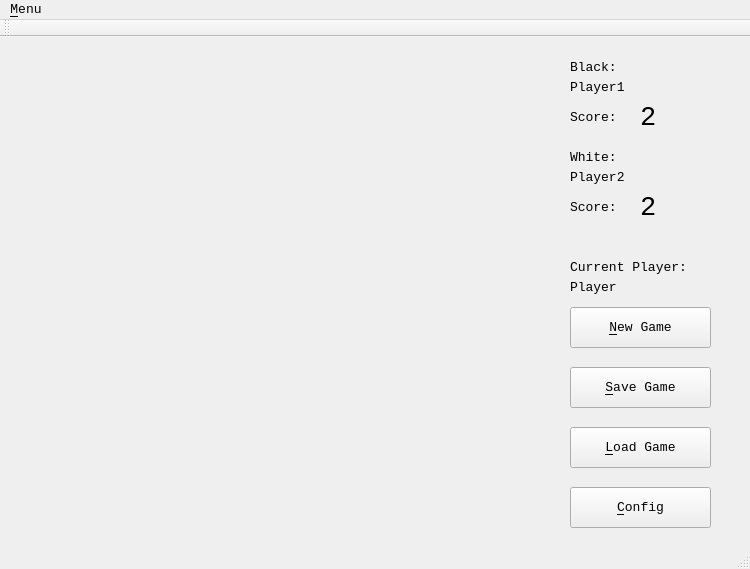
<?xml version="1.0" encoding="UTF-8"?>
<ui version="4.0">
 <class>MainWindow</class>
 <widget class="QMainWindow" name="MainWindow">
  <property name="geometry">
   <rect>
    <x>0</x>
    <y>0</y>
    <width>750</width>
    <height>569</height>
   </rect>
  </property>
  <property name="sizePolicy">
   <sizepolicy hsizetype="Fixed" vsizetype="Fixed">
    <horstretch>0</horstretch>
    <verstretch>0</verstretch>
   </sizepolicy>
  </property>
  <property name="minimumSize">
   <size>
    <width>750</width>
    <height>569</height>
   </size>
  </property>
  <property name="maximumSize">
   <size>
    <width>750</width>
    <height>569</height>
   </size>
  </property>
  <property name="font">
   <font>
    <family>Consolas</family>
    <pointsize>10</pointsize>
   </font>
  </property>
  <property name="windowTitle">
   <string>Ataxx</string>
  </property>
  <widget class="QWidget" name="centralWidget">
   <widget class="Ataxx" name="ataxxWidget" native="true">
    <property name="geometry">
     <rect>
      <x>20</x>
      <y>20</y>
      <width>511</width>
      <height>481</height>
     </rect>
    </property>
   </widget>
   <widget class="QPushButton" name="newGameButton">
    <property name="geometry">
     <rect>
      <x>570</x>
      <y>270</y>
      <width>141</width>
      <height>41</height>
     </rect>
    </property>
    <property name="font">
     <font>
      <family>Consolas</family>
      <pointsize>10</pointsize>
     </font>
    </property>
    <property name="text">
     <string>&amp;New Game</string>
    </property>
   </widget>
   <widget class="QPushButton" name="loadGameButton">
    <property name="geometry">
     <rect>
      <x>570</x>
      <y>390</y>
      <width>141</width>
      <height>41</height>
     </rect>
    </property>
    <property name="font">
     <font>
      <family>Consolas</family>
      <pointsize>10</pointsize>
     </font>
    </property>
    <property name="text">
     <string>&amp;Load Game</string>
    </property>
   </widget>
   <widget class="QPushButton" name="saveGameButton">
    <property name="geometry">
     <rect>
      <x>570</x>
      <y>330</y>
      <width>141</width>
      <height>41</height>
     </rect>
    </property>
    <property name="font">
     <font>
      <family>Consolas</family>
      <pointsize>10</pointsize>
     </font>
    </property>
    <property name="text">
     <string>&amp;Save Game</string>
    </property>
   </widget>
   <widget class="QPushButton" name="configButton">
    <property name="geometry">
     <rect>
      <x>570</x>
      <y>450</y>
      <width>141</width>
      <height>41</height>
     </rect>
    </property>
    <property name="font">
     <font>
      <family>Consolas</family>
      <pointsize>10</pointsize>
     </font>
    </property>
    <property name="text">
     <string>&amp;Config</string>
    </property>
   </widget>
   <widget class="QLabel" name="player1Label">
    <property name="geometry">
     <rect>
      <x>570</x>
      <y>20</y>
      <width>81</width>
      <height>21</height>
     </rect>
    </property>
    <property name="font">
     <font>
      <family>Consolas</family>
      <pointsize>10</pointsize>
     </font>
    </property>
    <property name="text">
     <string>Black: </string>
    </property>
   </widget>
   <widget class="QLabel" name="player2Label">
    <property name="geometry">
     <rect>
      <x>570</x>
      <y>110</y>
      <width>81</width>
      <height>21</height>
     </rect>
    </property>
    <property name="font">
     <font>
      <family>Consolas</family>
      <pointsize>10</pointsize>
     </font>
    </property>
    <property name="text">
     <string>White:  </string>
    </property>
   </widget>
   <widget class="QLabel" name="player1NameLabel">
    <property name="geometry">
     <rect>
      <x>570</x>
      <y>40</y>
      <width>131</width>
      <height>21</height>
     </rect>
    </property>
    <property name="text">
     <string>Player1</string>
    </property>
   </widget>
   <widget class="QLabel" name="player2NameLabel">
    <property name="geometry">
     <rect>
      <x>570</x>
      <y>130</y>
      <width>131</width>
      <height>21</height>
     </rect>
    </property>
    <property name="text">
     <string>Player2</string>
    </property>
   </widget>
   <widget class="QLabel" name="currPlayerLabel">
    <property name="geometry">
     <rect>
      <x>570</x>
      <y>220</y>
      <width>141</width>
      <height>21</height>
     </rect>
    </property>
    <property name="text">
     <string>Current Player:</string>
    </property>
   </widget>
   <widget class="QLabel" name="currPlayerNameLabel">
    <property name="geometry">
     <rect>
      <x>570</x>
      <y>240</y>
      <width>131</width>
      <height>21</height>
     </rect>
    </property>
    <property name="text">
     <string>Player</string>
    </property>
   </widget>
   <widget class="QLabel" name="player1ScoreLabel">
    <property name="geometry">
     <rect>
      <x>570</x>
      <y>70</y>
      <width>72</width>
      <height>21</height>
     </rect>
    </property>
    <property name="text">
     <string>Score:</string>
    </property>
   </widget>
   <widget class="QLabel" name="player2ScoreLabel">
    <property name="geometry">
     <rect>
      <x>570</x>
      <y>160</y>
      <width>72</width>
      <height>21</height>
     </rect>
    </property>
    <property name="text">
     <string>Score:</string>
    </property>
   </widget>
   <widget class="QLabel" name="player1ScoreValue">
    <property name="geometry">
     <rect>
      <x>640</x>
      <y>60</y>
      <width>72</width>
      <height>41</height>
     </rect>
    </property>
    <property name="font">
     <font>
      <family>Consolas</family>
      <pointsize>20</pointsize>
     </font>
    </property>
    <property name="text">
     <string>2</string>
    </property>
   </widget>
   <widget class="QLabel" name="player2ScoreValue">
    <property name="geometry">
     <rect>
      <x>640</x>
      <y>150</y>
      <width>61</width>
      <height>41</height>
     </rect>
    </property>
    <property name="font">
     <font>
      <pointsize>20</pointsize>
     </font>
    </property>
    <property name="text">
     <string>2</string>
    </property>
   </widget>
  </widget>
  <widget class="QMenuBar" name="menuBar">
   <property name="geometry">
    <rect>
     <x>0</x>
     <y>0</y>
     <width>750</width>
     <height>25</height>
    </rect>
   </property>
   <widget class="QMenu" name="menu_File">
    <property name="title">
     <string>&amp;Menu</string>
    </property>
    <widget class="QMenu" name="menu_Get_Hint">
     <property name="title">
      <string>&amp;Get Hint</string>
     </property>
     <addaction name="actionPlayer_1"/>
     <addaction name="actionPlayer_2"/>
    </widget>
    <addaction name="actionNewGame"/>
    <addaction name="actionSaveGame"/>
    <addaction name="actionLoadLastSave"/>
    <addaction name="separator"/>
    <addaction name="menu_Get_Hint"/>
    <addaction name="actionConfig"/>
    <addaction name="separator"/>
    <addaction name="actionAbout"/>
    <addaction name="actionQuit"/>
   </widget>
   <addaction name="menu_File"/>
  </widget>
  <widget class="QToolBar" name="mainToolBar">
   <attribute name="toolBarArea">
    <enum>TopToolBarArea</enum>
   </attribute>
   <attribute name="toolBarBreak">
    <bool>false</bool>
   </attribute>
  </widget>
  <widget class="QStatusBar" name="statusBar"/>
  <action name="actionNewGame">
   <property name="text">
    <string>&amp;New Game</string>
   </property>
   <property name="toolTip">
    <string>Start New Game</string>
   </property>
   <property name="shortcut">
    <string>Ctrl+N</string>
   </property>
  </action>
  <action name="actionLoadLastSave">
   <property name="text">
    <string>&amp;Load Last Save</string>
   </property>
   <property name="shortcut">
    <string>Ctrl+L</string>
   </property>
  </action>
  <action name="actionQuit">
   <property name="text">
    <string>&amp;Quit</string>
   </property>
   <property name="toolTip">
    <string>Quit Game</string>
   </property>
   <property name="shortcut">
    <string>Ctrl+Q</string>
   </property>
  </action>
  <action name="actionSaveGame">
   <property name="text">
    <string>&amp;Save Game</string>
   </property>
   <property name="shortcut">
    <string>Ctrl+S</string>
   </property>
  </action>
  <action name="actionConfig">
   <property name="text">
    <string>&amp;Config</string>
   </property>
   <property name="shortcut">
    <string>Ctrl+C</string>
   </property>
  </action>
  <action name="actionAbout">
   <property name="text">
    <string>&amp;About</string>
   </property>
  </action>
  <action name="actionPlayer_1">
   <property name="text">
    <string>Player &amp;1</string>
   </property>
  </action>
  <action name="actionPlayer_2">
   <property name="text">
    <string>Player &amp;2</string>
   </property>
  </action>
 </widget>
 <layoutdefault spacing="6" margin="11"/>
 <customwidgets>
  <customwidget>
   <class>Ataxx</class>
   <extends>QWidget</extends>
   <header>ataxx.h</header>
   <container>1</container>
  </customwidget>
 </customwidgets>
 <tabstops>
  <tabstop>newGameButton</tabstop>
  <tabstop>saveGameButton</tabstop>
  <tabstop>loadGameButton</tabstop>
 </tabstops>
 <resources/>
 <connections/>
</ui>
